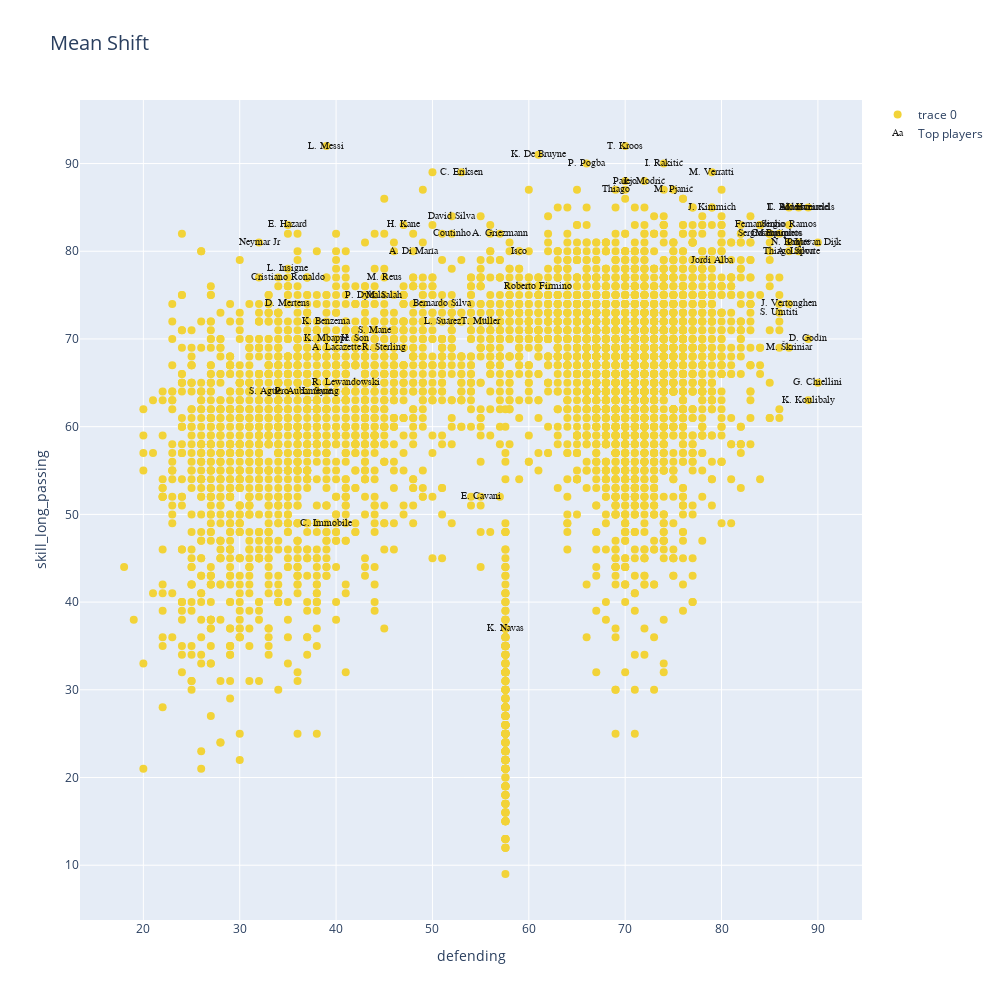

The notebook cell saved with this chart:
### Code cell
data=[]
bool_crack=df_n["overall"] > 85
bool_no_crack=df_n["overall"]<86

MeanShift_clusters = go.Scatter(x=df_skills[skill_1], y=df_skills[skill_2],
                           mode='markers',
                        text=df_n.loc[:,'short_name'],
                           marker=dict(
                                size=8,
                                color = clusters2.astype(np.float), #set color equal to a variable
                                colorscale='Portland',
                                showscale=False)
                           )

crack =go.Scatter(x=df_skills.loc[bool_crack,skill_1], y=df_skills.loc[bool_crack,skill_2],name='Top players',
                      text=df_n.loc[bool_crack,'short_name'],
                      textfont=dict(family='sans serif',size=10,color='black'),
                      opacity=0.9,mode='text')

data=[MeanShift_clusters,crack]

layout = go.Layout(title="Mean Shift",titlefont=dict(size=20),
                xaxis=dict(title=skill_1),
                yaxis=dict(title=skill_2),
                autosize=False, width=1000,height=1000)

fig = go.Figure(data=data, layout=layout)

iplot(fig)

### Figure 1 — Plotly figure (JSON) as saved in the notebook; plotly's stock layout.template omitted (floating-point values rounded to 4 significant figures; data arrays with more than 128 entries replaced by an {"elided": "..."} marker saying what was removed)
{"data": [{"marker": {"color": {"elided": "5337 int values"}, "colorscale": [[0, "rgb(12,51,131)"], [0.25, "rgb(10,136,186)"], [0.5, "rgb(242,211,56)"], [0.75, "rgb(242,143,56)"], [1, "rgb(217,30,30)"]], "showscale": false, "size": 8}, "mode": "markers", "text": {"elided": "5337 str values"}, "type": "scatter", "x": {"elided": "5337 float values"}, "y": {"elided": "5337 int values"}}, {"mode": "text", "name": "Top players", "opacity": 0.9, "text": ["L. Messi", "Cristiano Ronaldo", "Neymar Jr", "E. Hazard", "K. De Bruyne", "V. van Dijk", "L. Modrić", "M. Salah", "K. Mbappé", "K. Koulibaly", "H. Kane", "N. Kanté", "G. Chiellini", "S. Agüero", "Sergio Ramos", "L. Suárez", "R. Lewandowski", "Sergio Busquets", "A. Griezmann", "P. Dybala", "P. Pogba", "R. Sterling", "C. Eriksen", "Piqué", "David Silva", "E. Cavani", "D. Godín", "T. Kroos", "M. Reus", "P. Aubameyang", "S. Mané", "A. Laporte", "Bernardo Silva", "Casemiro", "H. Son", "Fernandinho", "Thiago Silva", "K. Benzema", "J. Vertonghen", "D. Mertens", "M. Hummels", "T. Alderweireld", "Jordi Alba", "Thiago", "K. Navas", "L. Insigne", "L. Sané", "Marquinhos", "M. Škriniar", "M. Verratti", "S. Umtiti", "J. Kimmich", "Isco", "Roberto Firmino", "I. Rakitić", "M. Pjanić", "A. Di María", "L. Bonucci", "Coutinho", "Parejo", "T. Müller", "C. Immobile", "A. Lacazette"], "textfont": {"color": "black", "family": "sans serif", "size": 10}, "type": "scatter", "x": [39, 35, 32, 35, 61, 90, 72, 45, 39, 89, 47, 87, 90, 33, 87, 51, 41, 85, 57, 43, 66, 45, 53, 88, 52, 55, 89, 70, 45, 37, 44, 88, 51, 85, 42, 84, 87, 39, 87, 35, 89, 88, 79, 69, 57.57, 35, 38, 86, 87, 79, 86, 79, 59, 61, 74, 75, 48, 87, 52, 70, 55, 39, 40], "y": [92, 77, 81, 83, 91, 81, 88, 75, 70, 63, 83, 81, 65, 64, 83, 72, 65, 82, 82, 75, 90, 69, 89, 81, 84, 52, 70, 92, 77, 64, 71, 80, 74, 82, 70, 83, 80, 72, 74, 74, 85, 85, 79, 87, 37, 78, 64, 82, 69, 89, 73, 85, 80, 76, 90, 87, 80, 85, 82, 88, 72, 49, 69]}], "layout": {"autosize": false, "height": 1000, "title": {"font": {"size": 20}, "text": "Mean Shift"}, "width": 1000, "xaxis": {"title": {"text": "defending"}}, "yaxis": {"title": {"text": "skill_long_passing"}}}}
